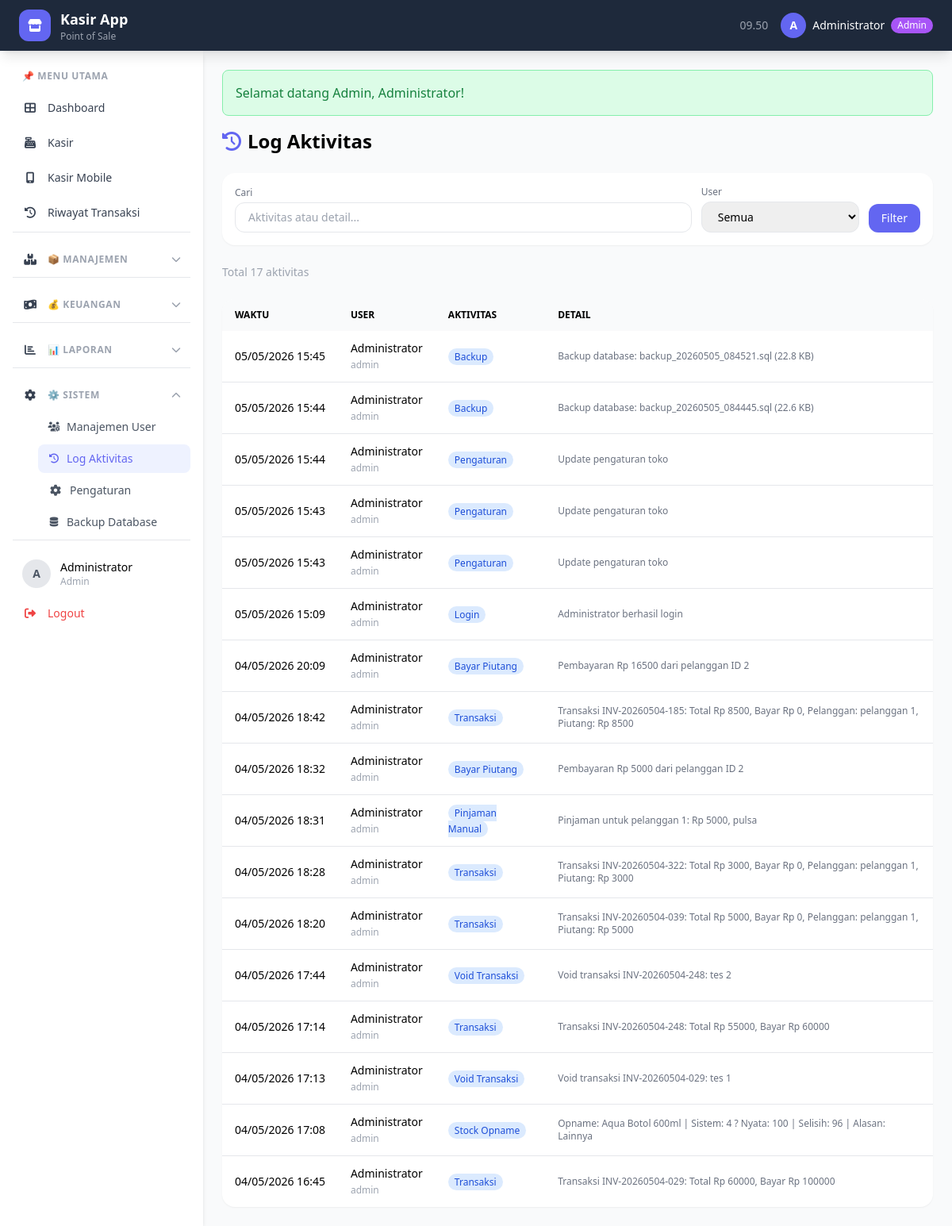
Page /index.php?page=log (signed in) on the earlier database version.
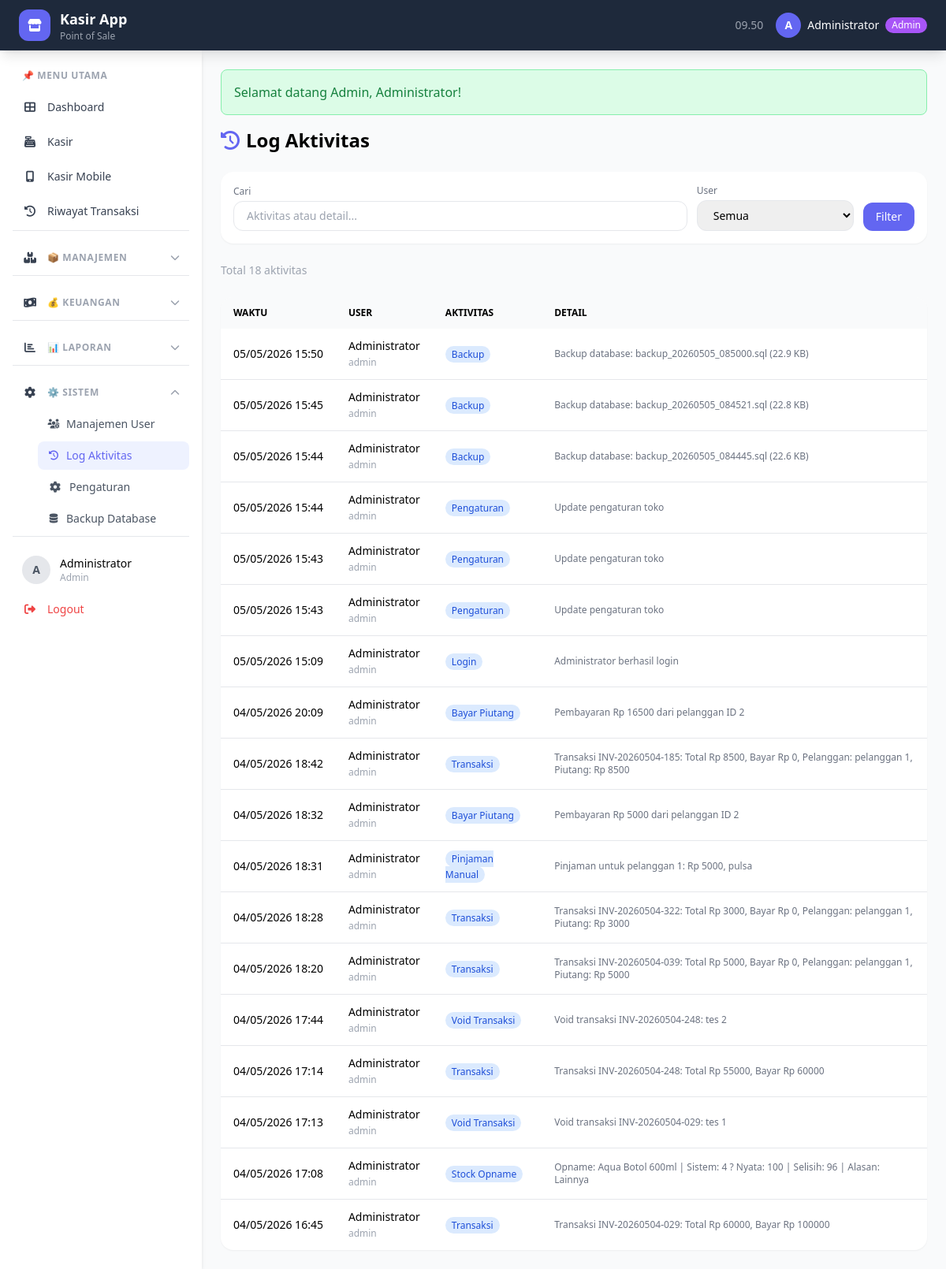
Same page on the later database version.
### tables this page shows
CREATE TABLE `log_aktivitas` (
  `id` int(11) NOT NULL AUTO_INCREMENT,
  `user_id` int(11) NOT NULL,
  `aktivitas` varchar(100) NOT NULL,
  `detail` text DEFAULT NULL,
  `created_at` timestamp NOT NULL DEFAULT current_timestamp(),
  PRIMARY KEY (`id`),
  KEY `user_id` (`user_id`),
  CONSTRAINT `log_aktivitas_ibfk_1` FOREIGN KEY (`user_id`) REFERENCES `users` (`id`)
);

CREATE TABLE `users` (
  `id` int(11) NOT NULL AUTO_INCREMENT,
  `username` varchar(50) NOT NULL,
  `password` varchar(255) NOT NULL,
  `nama` varchar(100) NOT NULL,
  `role` enum('admin','kasir') NOT NULL DEFAULT 'kasir',
  `created_at` timestamp NOT NULL DEFAULT current_timestamp(),
  PRIMARY KEY (`id`),
  UNIQUE KEY `username` (`username`)
);

### halaman/log.php (the view, shortened to what this page needs)
<?php
$currentPage = getCurrentPage();
$perPage = 30;
$search = $_GET['search'] ?? '';
$where = "WHERE 1=1";
$totalQuery = mysqli_query($conn, "SELECT COUNT(*) as total FROM log_aktivitas l $where");
$totalRows = mysqli_fetch_assoc($totalQuery)['total'];
$limit = getLimit($currentPage, $perPage);
$log_list = mysqli_query($conn, "
    SELECT l.*, u.nama as user_nama, u.role
    FROM log_aktivitas l
    JOIN users u ON l.user_id = u.id
    $where
    ORDER BY l.created_at DESC
    $limit
");
?>
<div class="space-y-6">
    <h1 class="text-2xl font-bold"><i class="fas fa-history text-primary mr-2"></i>Log Aktivitas</h1>
    <div class="bg-white rounded-2xl shadow-sm p-4">
        <form method="get" class="flex flex-wrap gap-3 items-end">
            <div class="flex-1 min-w-[200px]">
                <label class="text-xs text-gray-500 block mb-1">Cari</label>
                <input type="text" name="search" value="<?= $search ?>"
                       placeholder="Aktivitas atau detail..."
                       class="w-full px-4 py-2 border rounded-xl text-sm">
            </div>
            <div>
                <label class="text-xs text-gray-500 block mb-1">User</label>
                <select name="user" class="px-4 py-2 border rounded-xl text-sm">
                    <option value="">Semua</option>
                </select>
            </div>
            <button type="submit" class="bg-primary text-white px-4 py-2 rounded-xl text-sm">Filter</button>
        </form>
    </div>
    <p class="text-sm text-gray-400">Total <?= $totalRows ?> aktivitas</p>
    <div class="bg-white rounded-2xl shadow-sm overflow-hidden">
        <table class="w-full">
            <thead class="bg-gray-50">
                <tr>
                    <th class="px-4 py-3 text-left text-xs uppercase">Waktu</th>
                    <th class="px-4 py-3 text-left text-xs uppercase">User</th>
                    <th class="px-4 py-3 text-left text-xs uppercase">Aktivitas</th>
                    <th class="px-4 py-3 text-left text-xs uppercase">Detail</th>
                </tr>
            </thead>
            <tbody class="divide-y">
                <?php while($l = mysqli_fetch_assoc($log_list)): ?>
                <tr class="hover:bg-gray-50 text-sm">
                    <td class="px-4 py-3 whitespace-nowrap"><?= tgl_jam($l['created_at']) ?></td>
                    <td class="px-4 py-3">
                        <span class="font-medium"><?= $l['user_nama'] ?></span>
                        <br><span class="text-xs text-gray-400"><?= $l['role'] ?></span>
                    </td>
                    <td class="px-4 py-3">
                        <span class="px-2 py-0.5 text-xs rounded-full bg-blue-100 text-blue-700">
                            <?= $l['aktivitas'] ?>
                        </span>
                    </td>
                    <td class="px-4 py-3 text-xs text-gray-500"><?= $l['detail'] ?></td>
                </tr>
                <?php endwhile; ?>
            </tbody>
        </table>
    </div>
</div>

### index.php (shortened to what this page needs)
<?php
require_once 'config/database.php';
require_once 'functions/helper.php';
$page = $_GET['page'] ?? 'dashboard';
switch ($page) {
    case 'log':
        include 'includes/header.php';
        include 'halaman/log.php';
        include 'includes/footer.php';
        break;
}
?>

### includes/header.php (shortened to what this page needs)
<?php
$current_page = $_GET['page'] ?? 'dashboard';
$user = userLogin();
?>
<!DOCTYPE html>
<html lang="id" class="h-full">
<head>
    <script src="https://cdn.tailwindcss.com"></script>
    <link rel="stylesheet" href="https://cdnjs.cloudflare.com/ajax/libs/font-awesome/6.4.0/css/all.min.css">
</head>
<body class="h-full bg-gray-50">
<nav class="bg-dark text-white shadow-lg sticky top-0 z-50">
    <div class="max-w-full mx-auto px-6">
        <div class="flex justify-between h-16 items-center">
            <div class="flex items-center gap-3">
                <div class="flex items-center gap-3">
                    <div class="w-10 h-10 bg-primary rounded-xl flex items-center justify-center">
                        <i class="fas fa-store text-white"></i>
                    </div>
                    <div>
                        <h1 class="font-bold text-lg"><?= APP_NAME ?></h1>
                        <p class="text-xs text-gray-400">Point of Sale</p>
                    </div>
                </div>
            </div>
            <div class="flex items-center gap-4">
                <span class="text-sm text-gray-400 hidden md:block" id="jam"></span>
                <div class="relative group">
                    <button class="flex items-center gap-2 hover:text-gray-300 transition">
                        <div class="w-8 h-8 rounded-full bg-primary flex items-center justify-center text-sm font-bold">
                            <?= strtoupper(substr($user['nama'], 0, 1)) ?>
                        </div>
                        <span class="hidden md:block text-sm"><?= $user['nama'] ?></span>
                        <span class="hidden md:block px-2 py-0.5 rounded-full text-xs <?= $user['role'] == 'admin' ? 'bg-purple-500' : 'bg-blue-500' ?>">
                            <?= ucfirst($user['role']) ?>
                        </span>
                    </button>
                </div>
            </div>
        </div>
    </div>
</nav>
<div class="flex h-[calc(100vh-64px)]">
    <aside id="sidebar" class="w-64 bg-white shadow-md overflow-y-auto flex-shrink-0 hidden lg:block transition-transform duration-300">
        <nav class="p-4 space-y-1">
            <div class="px-3 py-2 text-xs font-semibold text-gray-400 uppercase tracking-wider">
                📌 Menu Utama
            </div>
            <a href="?page=dashboard"
               class="sidebar-link flex items-center gap-3 px-3 py-2.5 rounded-xl text-sm font-medium transition
                      <?= ($current_page == 'dashboard') ? 'bg-primary text-white shadow-lg shadow-indigo-200' : 'text-gray-700 hover:bg-gray-100' ?>">
                <i class="fas fa-th-large w-5 text-center"></i> Dashboard
            </a>
            <a href="?page=kasir"
               class="sidebar-link flex items-center gap-3 px-3 py-2.5 rounded-xl text-sm font-medium transition
                      <?= ($current_page == 'kasir') ? 'bg-primary text-white shadow-lg shadow-indigo-200' : 'text-gray-700 hover:bg-gray-100' ?>">
                <i class="fas fa-cash-register w-5 text-center"></i> Kasir
            </a>
            <a href="?page=kasir-mobile"
   class="sidebar-link flex items-center gap-3 px-3 py-2.5 rounded-xl text-sm font-medium transition
          <?= ($current_page == 'kasir-mobile') ? 'bg-primary text-white shadow-lg shadow-indigo-200' : 'text-gray-700 hover:bg-gray-100' ?>">
    <i class="fas fa-mobile-alt w-5 text-center"></i> Kasir Mobile
</a>
            <a href="?page=transaksi"
               class="sidebar-link flex items-center gap-3 px-3 py-2.5 rounded-xl text-sm font-medium transition
                      <?= ($current_page == 'transaksi') ? 'bg-primary text-white shadow-lg shadow-indigo-200' : 'text-gray-700 hover:bg-gray-100' ?>">
                <i class="fas fa-history w-5 text-center"></i> Riwayat Transaksi
            </a>
            <?php if (isAdmin()): ?>
            <div class="border-t pt-4 mt-4">
                <button onclick="toggleSubmenu('submenu-manajemen')"
                        class="w-full flex items-center gap-3 px-3 py-2.5 rounded-xl text-sm font-medium text-gray-700 hover:bg-gray-100 transition">
                    <i class="fas fa-boxes w-5 text-center"></i>
                    <span class="text-xs font-semibold text-gray-400 uppercase tracking-wider">📦 Manajemen</span>
                    <i id="icon-manajemen" class="submenu-icon fas fa-chevron-down ml-auto text-xs text-gray-400 <?= in_array($current_page, ['produk', 'produk-tambah', 'produk-edit', 'satuan', 'restok', 'stock-opname', 'pelanggan', 'program-thr']) ? 'open' : '' ?>"></i>
                </button>
            </div>
            <div class="border-t pt-4 mt-4">
                <button onclick="toggleSubmenu('submenu-keuangan')"
                        class="w-full flex items-center gap-3 px-3 py-2.5 rounded-xl text-sm font-medium text-gray-700 hover:bg-gray-100 transition">
                    <i class="fas fa-money-bill-wave w-5 text-center"></i>
                    <span class="text-xs font-semibold text-gray-400 uppercase tracking-wider">💰 Keuangan</span>
                    <i id="icon-keuangan" class="submenu-icon fas fa-chevron-down ml-auto text-xs text-gray-400 <?= in_array($current_page, ['piutang', 'piutang-detail', 'pengeluaran']) ? 'open' : '' ?>"></i>
                </button>
            </div>
            <div class="border-t pt-4 mt-4">
                <button onclick="toggleSubmenu('submenu-laporan')"
                        class="w-full flex items-center gap-3 px-3 py-2.5 rounded-xl text-sm font-medium text-gray-700 hover:bg-gray-100 transition">
                    <i class="fas fa-chart-bar w-5 text-center"></i>
                    <span class="text-xs font-semibold text-gray-400 uppercase tracking-wider">📊 Laporan</span>
                    <i id="icon-laporan" class="submenu-icon fas fa-chevron-down ml-auto text-xs text-gray-400 <?= in_array($current_page, ['laporan', 'laporan-keuangan', 'analitik']) ? 'open' : '' ?>"></i>
                </button>
            </div>
            <div class="border-t pt-4 mt-4">
                <button onclick="toggleSubmenu('submenu-sistem')"
                        class="w-full flex items-center gap-3 px-3 py-2.5 rounded-xl text-sm font-medium text-gray-700 hover:bg-gray-100 transition">
                    <i class="fas fa-cog w-5 text-center"></i>
                    <span class="text-xs font-semibold text-gray-400 uppercase tracking-wider">⚙️ Sistem</span>
                    <i id="icon-sistem" class="submenu-icon fas fa-chevron-down ml-auto text-xs text-gray-400 <?= in_array($current_page, ['users', 'log', 'backup']) ? 'open' : '' ?>"></i>
                </button>
                <div id="submenu-sistem" class="ml-8 mt-1 space-y-1 submenu <?= in_array($current_page, ['users', 'log', 'backup']) ? '' : 'hidden' ?>">
                    <a href="?page=users"
                       class="flex items-center gap-2 px-3 py-2 rounded-lg text-sm transition
                              <?= ($current_page == 'users') ? 'bg-indigo-50 text-primary font-medium' : 'text-gray-600 hover:bg-gray-100' ?>">
                        <i class="fas fa-users-cog w-4 text-center text-xs"></i> Manajemen User
                    </a>
                    <a href="?page=log"
                       class="flex items-center gap-2 px-3 py-2 rounded-lg text-sm transition
                              <?= ($current_page == 'log') ? 'bg-indigo-50 text-primary font-medium' : 'text-gray-600 hover:bg-gray-100' ?>">
                        <i class="fas fa-history w-4 text-center text-xs"></i> Log Aktivitas
                    </a>
                    <a href="?page=pengaturan"
                        class="flex items-center gap-2 px-3 py-2 rounded-lg text-sm transition
                             <?= ($current_page == 'pengaturan') ? 'bg-indigo-50 text-primary font-medium' : 'text-gray-600 hover:bg-gray-100' ?>">
                        <i class="fas fa-cog w-5 text-center"></i>
                        Pengaturan
                    </a>
                    <a href="?page=backup"
                       class="flex items-center gap-2 px-3 py-2 rounded-lg text-sm transition
                              <?= ($current_page == 'backup') ? 'bg-indigo-50 text-primary font-medium' : 'text-gray-600 hover:bg-gray-100' ?>">
                        <i class="fas fa-database w-4 text-center text-xs"></i> Backup Database
                    </a>
                </div>
            </div>
            <?php endif; ?>
            <div class="border-t pt-4 mt-4">
                <div class="px-3 py-2">
                    <div class="flex items-center gap-3">
                        <div class="w-9 h-9 rounded-full bg-gray-200 flex items-center justify-center">
                            <span class="text-sm font-bold text-gray-600"><?= strtoupper(substr($user['nama'], 0, 1)) ?></span>
                        </div>
                        <div class="flex-1 min-w-0">
                            <p class="text-sm font-medium truncate"><?= $user['nama'] ?></p>
                            <p class="text-xs text-gray-400"><?= ucfirst($user['role']) ?></p>
                        </div>
                    </div>
                </div>
                <a href="proses/logout.php"
                   class="flex items-center gap-3 px-3 py-2.5 rounded-xl text-sm font-medium text-red-500 hover:bg-red-50 transition mt-1">
                    <i class="fas fa-sign-out-alt w-5 text-center"></i> Logout
                </a>
            </div>
        </nav>
    </aside>
    <main class="flex-1 overflow-y-auto p-6">
        <?php flash('sukses'); ?>

### functions/helper.php (shortened to what this page needs)
<?php
function tgl_jam($datetime) {
    return date('d/m/Y H:i', strtotime($datetime));
}
function isAdmin() {
    return isset($_SESSION['role']) && $_SESSION['role'] === 'admin';
}
function flash($nama = 'sukses') {
    if (isset($_SESSION[$nama])) {
        $type = $_SESSION[$nama . '_type'] ?? 'success';
        $bg = $type == 'danger' ? 'bg-red-100 text-red-700 border-red-300' : 'bg-green-100 text-green-700 border-green-300';
        echo "<div class='mb-4 p-4 border rounded-lg $bg'>";
        echo $_SESSION[$nama];
        echo "</div>";
    }
}
function userLogin() {
    return [
        'id' => $_SESSION['user_id'] ?? 0,
        'nama' => $_SESSION['nama'] ?? '',
        'role' => $_SESSION['role'] ?? ''
    ];
}
function getLimit($page = 1, $perPage = 20) {
    $page = max(1, (int)$page);
    $start = ($page - 1) * $perPage;
    return "LIMIT $start, $perPage";
}
function getCurrentPage() {
    return isset($_GET['page_num']) ? max(1, (int)$_GET['page_num']) : 1;
}
?>

### includes/footer.php (shortened to what this page needs)
    </main>
</div>
</body>
</html>

### includes/header.php (style rules this page uses)
.sidebar-link { transition: all 0.2s ease; }
.submenu-icon { transition: transform 0.3s ease; }
.submenu-icon.open { transform: rotate(180deg); }
.submenu { animation: slideDown 0.2s ease; }

Differences in the rows shown:
added log_aktivitas: created_at "05/05/2026 15:50", user.nama "Administrator", user.role "admin", aktivitas "Backup", detail "Backup database: backup_20260505_085000.sql (22.9 KB)"
Other differences:
$totalRows: "17" → "18"
